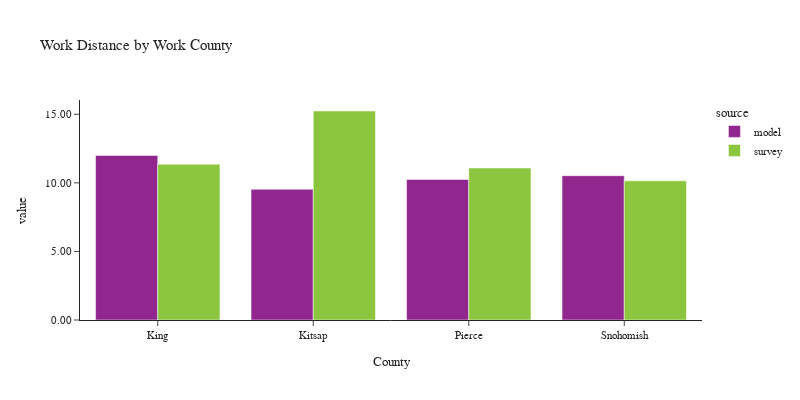

Write notebook code for a chart like this one.
### Code cell
plot_work_location(df_workers, 'CountyName_work', 'Work County', 'County')

### Figure 1 — Plotly figure (JSON) as saved in the notebook; plotly's stock layout.template omitted (floating-point values rounded to 4 significant figures)
{"data": [{"alignmentgroup": "True", "customdata": [[1429280], [101249], [354320], [338297]], "hovertemplate": "source=model<br>CountyName_work=%{x}<br>value=%{y}<br>sample count=%{customdata[0]}<extra></extra>", "legendgroup": "model", "marker": {"color": "#91268F", "pattern": {"shape": ""}}, "name": "model", "offsetgroup": "model", "orientation": "v", "showlegend": true, "textposition": "auto", "type": "bar", "x": ["King", "Kitsap", "Pierce", "Snohomish"], "xaxis": "x", "y": [11.99, 9.532, 10.25, 10.52], "yaxis": "y"}, {"alignmentgroup": "True", "customdata": [[2198], [112], [206], [307]], "hovertemplate": "source=survey<br>CountyName_work=%{x}<br>value=%{y}<br>sample count=%{customdata[0]}<extra></extra>", "legendgroup": "survey", "marker": {"color": "#8CC63E", "pattern": {"shape": ""}}, "name": "survey", "offsetgroup": "survey", "orientation": "v", "showlegend": true, "textposition": "auto", "type": "bar", "x": ["King", "Kitsap", "Pierce", "Snohomish"], "xaxis": "x", "y": [11.36, 15.24, 11.08, 10.15], "yaxis": "y"}], "layout": {"barmode": "group", "font": {"size": 11}, "height": 400, "legend": {"title": {"text": "source"}, "tracegroupgap": 0}, "title": {"text": "Work Distance by Work County"}, "width": 800, "xaxis": {"anchor": "y", "domain": [0.0, 1.0], "title": {"text": "County"}}, "yaxis": {"anchor": "x", "domain": [0.0, 1.0], "tickformat": ".2f", "title": {"text": "value"}}}}
